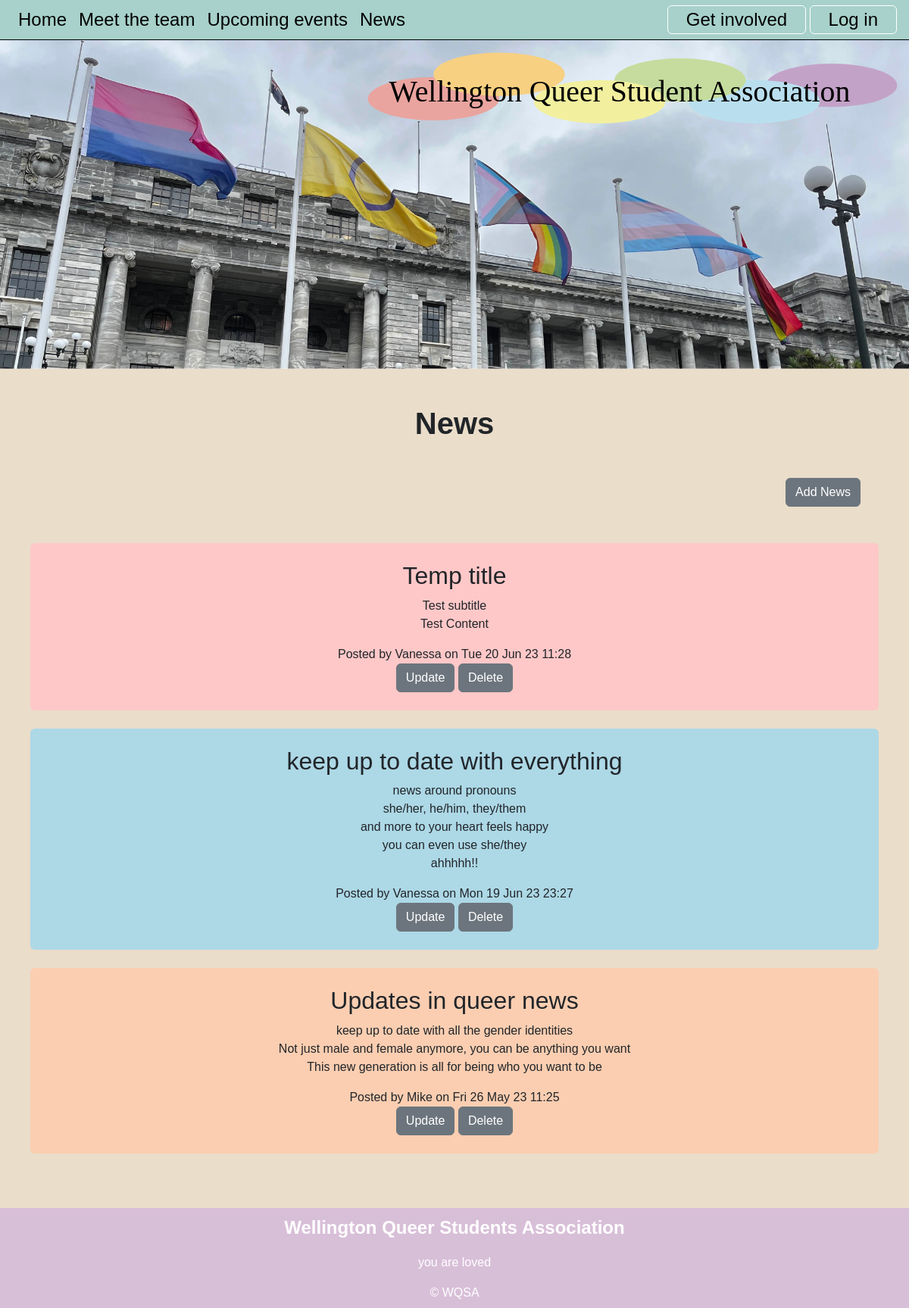
Page /news on the committed database.
### tables this page shows
CREATE TABLE news(
    news_id integer primary key autoincrement not null,
    title text not null unique,
    subtitle text not null unique,
    content text not null unique,
    newsdate date not null,
    member_id integer not null,
    foreign key(member_id) references member(member_id)
);

CREATE TABLE member(
    member_id integer primary key autoincrement not null,
    name text not null,
    email text not null unique,
    password text not null,
    authorisation integer not null
);

### server.py (the view)
@app.route("/news")
def news():
    sql = """select news.news_id, news.title, news.subtitle, news.content, news.newsdate, member.name
      from news
      join member on news.member_id = member.member_id
      order by news.newsdate desc;

      """
    result = run_search_query_tuples(sql, (), db_path, True)
    print(result)
    return render_template("news.html", news=result)

### db_functions.py (called while the page is built)
def run_search_query_tuples(sql_query, values_tuple, file_path, rowfactory=False):
    result = None
    try:
        db = sqlite3.connect(file_path)
        if rowfactory:
            db.row_factory = sqlite3.Row
        cursor = db.cursor()
        cursor.execute(sql_query, values_tuple)
        result = cursor.fetchall()
        cursor.close()
    except sqlite3.Error as error:
        print("Error running search query tuples: {}".format(error))
        return None
    db.close()
    if result is None:
        print("No search values were found")
    return result

### server.py (called while the page is built)
@app.template_filter()
def news_date(sqlite_dt):
    x = datetime.strptime(sqlite_dt, '%Y-%m-%d %H:%M:%S')
    return x.strftime("%a %d %b %y %H:%M")

### templates/news.html (shortened to what this page needs)
{% extends "layout.html" %}
{% block content %}
<div class="container-lg py-sm-5 py-1">
<h1>News</h1>
<div class="news p-4 my-4 text-end">
    <a class="btn btn-secondary" href="{{ url_for('news_cud', id=0, task='add') }}">Add News</a>
</div>
{% for row in news %}
<div id="newsid-{{loop.index}}" class="p-4 my-4 container-sm rounded text-center">
    <h2>{{row['title']}}</h2>
    <div class="subtitle"> {{row['subtitle']}}</div>
    <p class="news-text"> {{row['content'] | replace("\n", "<br>") | safe}}</p>
    <div class="news-meta">Posted by {{row['name']}} on {{row['newsdate'] | news_date}}</div>
    <div class="news-meta">
        <a class="btn btn-secondary" href="{{ url_for('news_cud', id=row['news_id'], task='update')}}">Update</a>
        <a class="btn btn-secondary" href="{{ url_for('news_cud', id=row['news_id'], task='delete')}}">Delete</a>
</div>
    </div>
{% endfor %}
    </div>
{% endblock %}

### static/styles.css (style rules this page uses)
:root { --brand-green: rgb(167,209,202); --brand-paper: rgb(234, 221, 202); }
body { font-family: 'Raleway', sans-serif; font-size: 100%; background-color: var(--brand-paper); margin: 0; }
.container-lg { border: 4px solid pink; padding: 10px; }
h1 { font-size: 2.5em; text-align: center; font-weight: 600; margin: 0; }
.container-lg { border: 0px solid pink; overflow: auto; }
.A { background-color: rgb(255, 200, 200); }
.B { background-color: rgb(251, 206, 177); }
.E { background-color: rgb(173,216,230); }

### rows in the picture
news: title "Temp title", subtitle "Test subtitle", content "Test Content", name "Vanessa", newsdate|news_date "Tue 20 Jun 23 11:28"
news: title "keep up to date with everything", subtitle "news around pronouns", content "she/her, he/him, they/them and more to your heart feels happy you can even use she/they ahhhhh!!", name "Vanessa", newsdate|news_date "Mon 19 Jun 23 23:27"
news: title "Updates in queer news", subtitle "keep up to date with all the gender identities", content "Not just male and female anymore, you can be anything you want This new generation is all for being who you want to be", name "Mike", newsdate|news_date "Fri 26 May 23 11:25"
